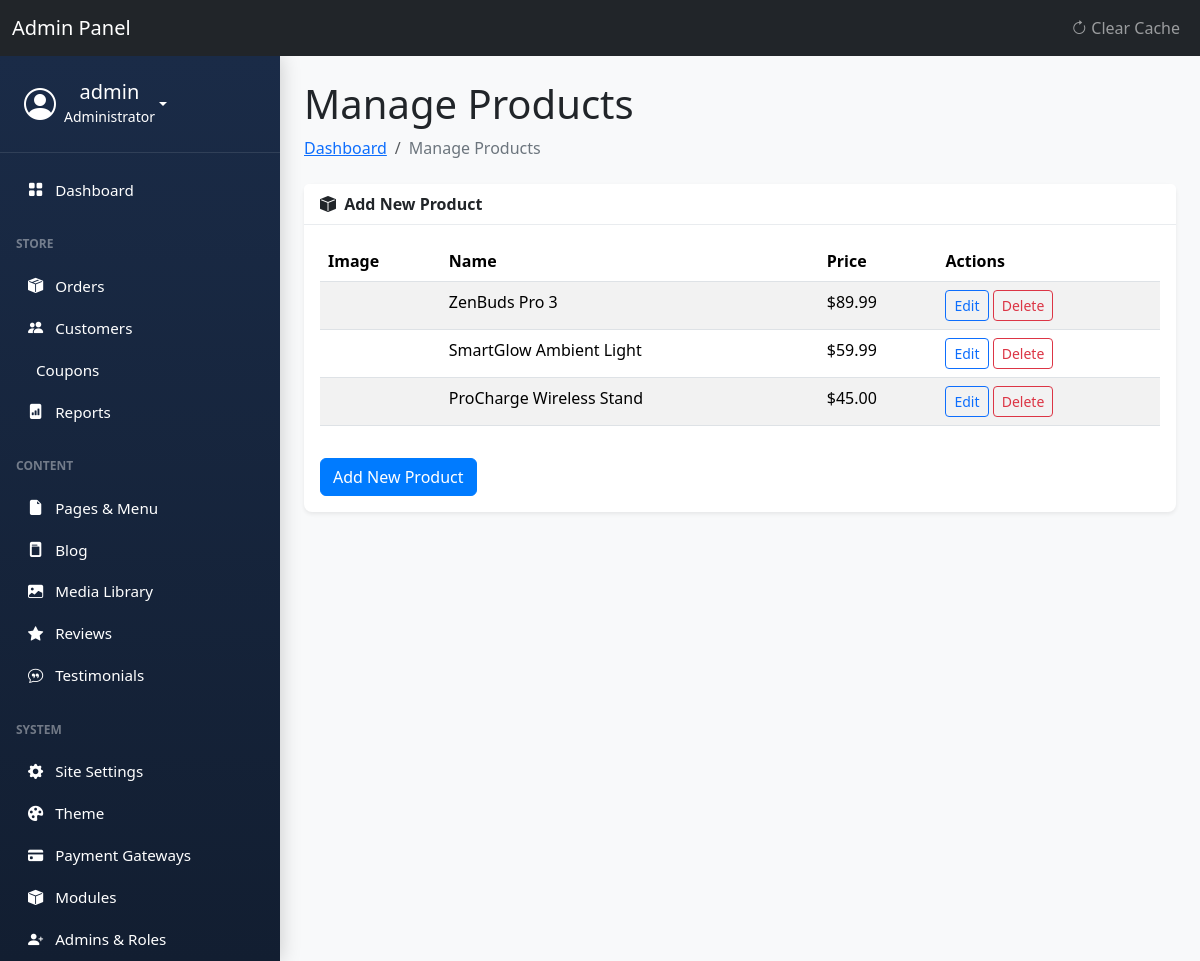
Page /admin/manage_products.php (signed in) on the committed database.
### tables this page shows
CREATE TABLE `products` (
  `id` int(11) NOT NULL,
  `name` varchar(255) NOT NULL,
  `slug` varchar(255) NOT NULL,
  `description` longtext DEFAULT NULL,
  `short_description` text DEFAULT NULL,
  `sku` varchar(100) DEFAULT NULL,
  `price` decimal(10,2) NOT NULL,
  `sale_price` decimal(10,2) DEFAULT NULL,
  `stock_quantity` int(11) DEFAULT 0,
  `manage_stock` tinyint(1) DEFAULT 1,
  `stock_status` enum('instock','outofstock','onbackorder') DEFAULT 'instock',
  `weight` decimal(8,2) DEFAULT NULL,
  `dimensions` varchar(100) DEFAULT NULL,
  `product_type` enum('physical','digital','service') DEFAULT 'physical',
  `digital_file` varchar(255) DEFAULT NULL,
  `download_limit` int(11) DEFAULT NULL,
  `download_expiry` int(11) DEFAULT NULL,
  `featured_image` varchar(255) DEFAULT NULL,
  `gallery_images` text DEFAULT NULL,
  `category_id` int(11) DEFAULT NULL,
  `meta_title` varchar(255) DEFAULT NULL,
  `meta_description` text DEFAULT NULL,
  `meta_keywords` text DEFAULT NULL,
  `is_featured` tinyint(1) DEFAULT 0,
  `is_published` tinyint(1) DEFAULT 1,
  `created_at` timestamp NOT NULL DEFAULT current_timestamp(),
  `updated_at` timestamp NOT NULL DEFAULT current_timestamp() ON UPDATE current_timestamp()
);

### core/functions.php (called while the page is built, shortened)
<?php
function is_admin_logged_in() {
    return isset($_SESSION['admin_id']);
}
function get_current_admin() {
    global $conn;
    $stmt = $conn->prepare("SELECT * FROM admin_users WHERE id = ?");
    $stmt->bind_param("i", $_SESSION['admin_id']);
    $stmt->execute();
    $admin = $stmt->get_result()->fetch_assoc();
    return $admin;
}
function is_module_enabled($slug, $conn) {
    static $modules = null;
    if ($modules === null) {
        $modules = [];
        $result = $conn->query("SELECT slug, is_active FROM modules");
        while ($row = $result->fetch_assoc()) {
            $modules[$row['slug']] = (bool)$row['is_active'];
        }
    }
    return $modules[$slug] ?? false;
}
?>

### admin/manage_products.php (the view, shortened to what this page needs)
<?php
require_once __DIR__ . '/../core/functions.php';
$action = $_GET['action'] ?? 'list';
require_once __DIR__ . '/../includes/admin_header.php';
require_once __DIR__ . '/../includes/admin_sidebar.php';
?>
<div class="container-fluid px-4">
    <h1 class="mt-4">Manage Products</h1>
    <ol class="breadcrumb mb-4">
        <li class="breadcrumb-item"><a href="dashboard.php">Dashboard</a></li>
        <li class="breadcrumb-item active">Manage Products</li>
    </ol>
    <div class="row">
        <div class="col-lg-12">
            <div class="card shadow-sm mb-4">
                <div class="card-header">
                    <i class="bi bi-box-fill me-1"></i>
                    <?php echo ($action === 'edit') ? 'Edit Product' : 'Add New Product'; ?>
                </div>
                <div class="card-body">
                    <?php if ($action === 'list'):
                        $products = $conn->query("SELECT * FROM products ORDER BY created_at DESC");
                    ?>
                        <div class="table-responsive">
                            <table class="table table-striped">
                                <thead>
                                    <tr>
                                        <th>Image</th>
                                        <th>Name</th>
                                        <th>Price</th>
                                        <th>Actions</th>
                                    </tr>
                                </thead>
                                <tbody>
                                    <?php while($product = $products->fetch_assoc()): ?>
                                    <tr>
                                        <td><img src="<?php echo SITE_URL . '/uploads/media/thumb-' . htmlspecialchars($product['image_filename']); ?>" alt="" width="50"></td>
                                        <td><?php echo htmlspecialchars($product['name']); ?></td>
                                        <td>$<?php echo number_format($product['price'], 2); ?></td>
                                        <td>
                                            <a href="manage_products.php?action=edit&id=<?php echo $product['id']; ?>" class="btn btn-sm btn-outline-primary">Edit</a>
                                            <a href="manage_products.php?action=delete&id=<?php echo $product['id']; ?>" class="btn btn-sm btn-outline-danger" onclick="return confirm('Are you sure you want to delete this product?')">Delete</a>
                                        </td>
                                    </tr>
                                    <?php endwhile; ?>
                                </tbody>
                            </table>
                        </div>
                        <a href="manage_products.php?action=add" class="btn btn-primary mt-3">Add New Product</a>
                    <?php endif; ?>
                </div>
            </div>
        </div>
    </div>
</div>
<?php require_once __DIR__ . '/../includes/admin_footer.php'; ?>

### includes/admin_header.php (shortened to what this page needs)
<!DOCTYPE html>
<html lang="en">
<head>
    <link href="https://cdn.jsdelivr.net/npm/bootstrap@5.3.3/dist/css/bootstrap.min.css" rel="stylesheet">
    <link rel="stylesheet" href="https://cdn.jsdelivr.net/npm/bootstrap-icons@1.10.5/font/bootstrap-icons.css">
    <link rel="stylesheet" href="<?php echo SITE_URL; ?>/css/admin.css">
</head>
<body class="admin-theme">
    <nav class="navbar navbar-expand-lg navbar-dark bg-dark">
        <div class="container-fluid">
            <a class="navbar-brand" href="#">Admin Panel</a>
            <div class="collapse navbar-collapse">
                <ul class="navbar-nav ms-auto">
                    <li class="nav-item">
                        <a class="nav-link" href="?action=clear_cache">
                            <i class="bi bi-arrow-clockwise"></i> Clear Cache
                        </a>
                    </li>
                </ul>
            </div>
        </div>
    </nav>
    <div class="d-flex" id="wrapper">
    <?php require_once 'admin_sidebar.php'; ?>

### includes/admin_sidebar.php (shortened to what this page needs)
<?php
require_once __DIR__ . '/../core/functions.php';
$current_page = basename($_SERVER['PHP_SELF']);
$admin_user = get_current_admin();
function is_active($page) {
    global $current_page;
    return $current_page === $page ? 'active' : '';
}
?>
<div class="d-flex flex-column flex-shrink-0" id="sidebar-wrapper">
    <div class="sidebar-header text-center">
        <div class="dropdown">
            <a href="#" class="d-flex align-items-center text-white text-decoration-none dropdown-toggle" id="dropdownUser1" data-bs-toggle="dropdown" aria-expanded="false">
                <i class="bi bi-person-circle fs-2 me-2"></i>
                <div>
                    <h5 class="mb-0"><?php echo htmlspecialchars($admin_user['username'] ?? 'Admin'); ?></h5>
                    <small>Administrator</small>
                </div>
            </a>
        </div>
    </div>
    <ul class="nav nav-pills flex-column mb-auto pt-3">
        <li class="nav-item">
            <a href="<?php echo SITE_URL; ?>/admin/dashboard.php" class="nav-link <?php echo is_active('dashboard.php'); ?>">
                <i class="bi bi-grid-fill me-2"></i> Dashboard
            </a>
        </li>
        <li class="nav-heading px-3 mt-3 mb-1">Store</li>
        <li>
            <a href="<?php echo SITE_URL; ?>/admin/view_orders.php" class="nav-link <?php echo is_active('view_orders.php'); ?>">
                <i class="bi bi-box-seam-fill me-2"></i> Orders
            </a>
        </li>
        <?php if (is_module_enabled('products', $conn)): ?>
        <li>
            <a href="<?php echo SITE_URL; ?>/admin/manage_products.php" class="nav-link <?php echo is_active('manage_products.php'); ?>">
                <i class="bi bi-box-fill me-2"></i> Products
            </a>
        </li>
        <li>
            <a href="<?php echo SITE_URL; ?>/admin/manage_categories.php" class="nav-link <?php echo is_active('manage_categories.php'); ?>">
                <i class="bi bi-tags-fill me-2"></i> Categories
            </a>
        </li>
        <?php endif; ?>
        <li>
            <a href="<?php echo SITE_URL; ?>/admin/manage_customers.php" class="nav-link <?php echo is_active('manage_customers.php'); ?>">
                <i class="bi bi-people-fill me-2"></i> Customers
            </a>
        </li>
        <?php if (is_module_enabled('coupons', $conn)): ?>
        <li>
            <a href="<?php echo SITE_URL; ?>/admin/manage_coupons.php" class="nav-link <?php echo is_active('manage_coupons.php'); ?>">
                <i class="bi bi-ticket-percent-fill me-2"></i> Coupons
            </a>
        </li>
        <?php endif; ?>
        <li>
            <a href="<?php echo SITE_URL; ?>/admin/reports.php" class="nav-link <?php echo is_active('reports.php'); ?>">
                <i class="bi bi-file-bar-graph-fill me-2"></i> Reports
            </a>
        </li>
        <li class="nav-heading px-3 mt-3 mb-1">Content</li>
        <li>
            <a href="<?php echo SITE_URL; ?>/admin/manage_pages.php" class="nav-link <?php echo is_active('manage_pages.php'); ?>">
                <i class="bi bi-file-earmark-fill me-2"></i> Pages & Menu
            </a>
        </li>
        <?php if (is_module_enabled('blog', $conn)): ?>
        <li>
             <a href="<?php echo SITE_URL; ?>/admin/manage_posts.php" class="nav-link <?php echo is_active('manage_posts.php'); ?>">
                <i class="bi bi-file-post-fill me-2"></i> Blog
            </a>
        </li>
        <?php endif; ?>
        <li>
            <a href="<?php echo SITE_URL; ?>/admin/media_library.php" class="nav-link <?php echo is_active('media_library.php'); ?>">
                <i class="bi bi-image-fill me-2"></i> Media Library
            </a>
        </li>
        <li>
            <a href="<?php echo SITE_URL; ?>/admin/manage_reviews.php" class="nav-link <?php echo is_active('manage_reviews.php'); ?>">
                <i class="bi bi-star-fill me-2"></i> Reviews
            </a>
        </li>
        <li>
            <a href="<?php echo SITE_URL; ?>/admin/manage_testimonials.php" class="nav-link <?php echo is_active('manage_testimonials.php'); ?>">
                <i class="bi bi-chat-quote me-2"></i> Testimonials
            </a>
        </li>
        <li class="nav-heading px-3 mt-3 mb-1">System</li>
        <li>
            <a href="<?php echo SITE_URL; ?>/admin/settings.php" class="nav-link <?php echo is_active('settings.php'); ?>">
                <i class="bi bi-gear-fill me-2"></i> Site Settings
            </a>
        </li>
        <li>
            <a href="<?php echo SITE_URL; ?>/admin/theme_settings.php" class="nav-link <?php echo is_active('theme_settings.php'); ?>">
                <i class="bi bi-palette-fill me-2"></i> Theme
            </a>
        </li>
        <li>
            <a href="<?php echo SITE_URL; ?>/admin/manage_gateways.php" class="nav-link <?php echo is_active('manage_gateways._php'); ?>">
                <i class="bi bi-credit-card-fill me-2"></i> Payment Gateways
            </a>
        </li>
        <li>
            <a href="<?php echo SITE_URL; ?>/admin/manage_modules.php" class="nav-link <?php echo is_active('manage_modules.php'); ?>">
                <i class="bi bi-box-fill me-2"></i> Modules
            </a>
        </li>
        <li>
            <a href="<?php echo SITE_URL; ?>/admin/manage_admins.php" class="nav-link <?php echo is_active('manage_admins.php'); ?>">
                <i class="bi bi-person-plus-fill me-2"></i> Admins & Roles
            </a>
        </li>
    </ul>
</div>

### includes/admin_footer.php (shortened to what this page needs)
</div>
</body>
</html>

### css/admin.css (style rules this page uses)
body.admin-theme { background-color: #f8f9fa; color: #212529; }
#sidebar-wrapper { width: 280px; min-height: 100vh; background: linear-gradient(to bottom, #1a2b47, #121e31); box-shadow: 0 0 20px rgba(0, 0, 0, 0.2); color: #fff; }
#sidebar-wrapper .sidebar-header { padding: 1.5rem; border-bottom: 1px solid rgba(255, 255, 255, 0.1); }
#sidebar-wrapper .nav-link { font-size: 0.95rem; padding: 0.6rem 1.5rem; color: #fff; border-left: 4px solid transparent; transition: background-color 0.2s ease, border-left-color 0.2s ease; }
.nav-heading { font-size: 0.75rem; text-transform: uppercase; font-weight: 700; color: rgba(255, 255, 255, 0.4); padding: 0.5rem 1.5rem; }
.admin-theme .card { background-color: #fff; border: none; box-shadow: 0 0 15px rgba(0, 0, 0, 0.05); border-radius: 8px; }
.admin-theme .card-header { background-color: #fff; border-bottom: 1px solid #e9ecef; font-weight: 600; }
.admin-theme .table { color: #212529; }
.admin-theme .breadcrumb-item.active { color: #6c757d; }
.btn-primary { background-color: #007bff; border-color: #007bff; transition: background-color 0.2s ease-in-out, border-color 0.2s ease-in-out, box-shadow 0.2s ease-in-out; }

### rows in the picture
products: name "ZenBuds Pro 3", price "89.99"
products: name "SmartGlow Ambient Light", price "59.99"
products: name "ProCharge Wireless Stand", price "45.00"

### other values in the picture
$admin_user['username'] "admin"
